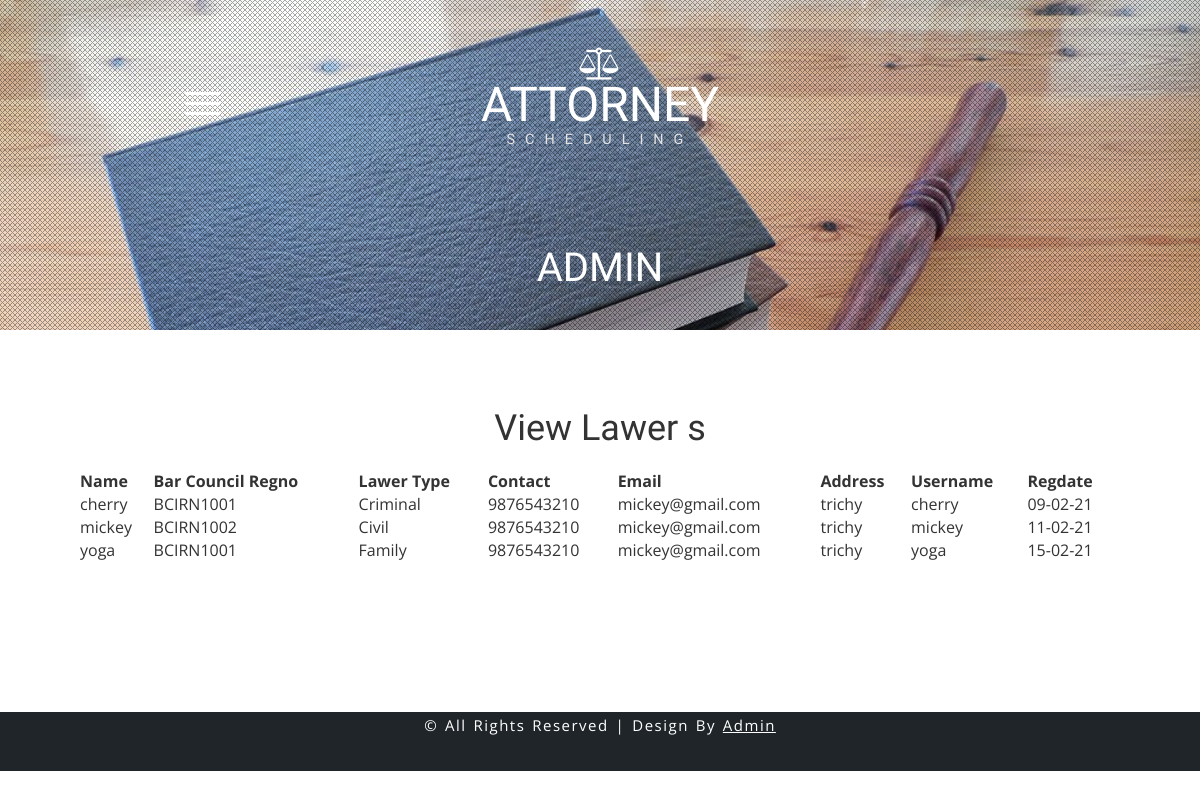
/admin_view_advocate.php, run on the app's committed database.
### tables this page shows
CREATE TABLE `advogate_register` (
  `id` int(11) NOT NULL,
  `name` varchar(100) NOT NULL,
  `bar_council_regno` varchar(100) NOT NULL,
  `adv_type` varchar(50) NOT NULL,
  `contact` varchar(100) NOT NULL,
  `email` varchar(100) NOT NULL,
  `address` varchar(100) NOT NULL,
  `username` varchar(100) NOT NULL,
  `password` varchar(100) NOT NULL,
  `rdate` varchar(100) NOT NULL
);

### admin_view_advocate.php (the view, shortened to what this page needs)
<?php
include("dbconnect.php");
?>
<!DOCTYPE html>
<html lang="en">
<head>
<link href="css/bootstrap.css" rel="stylesheet" type="text/css" media="all" />
<link href="css/style.css" rel="stylesheet" type="text/css" media="all" />
<link href="css/font-awesome.css" rel="stylesheet">
<link rel="stylesheet" href="css/jquery-ui.css" />
</head>
<body>
<div class="banner1">
	<div class="banner-layer1">
	<div class="container">
		<div class="banner-logo">
			<a href="#">
				<i class="fa fa-balance-scale" aria-hidden="true"></i>
				<h1>ATTORNEY<span>SCHEDULING </span> </h1>
			</a>
		</div>
	  </div>
				<div class="agileits_w3layouts_menu">
					<div class="shy-menu">
						<a class="shy-menu-hamburger">
							<span class="layer top"></span>
							<span class="layer mid"></span>
							<span class="layer btm"></span>
						</a>
					</div>
				</div>
			<div class="wthree-banner-info">
				<div class="container">
					<h2>Admin</h2>
				</div>
			</div>
  </div>
</div>
<form name="form1" method="post" action="">
  <h1 align="center">&nbsp;</h1>
  <h1 align="center">&nbsp;</h1>
  <h1 align="center">View Lawer s</h1>
  <p align="center">&nbsp;</p>
  <table width="1040" height="92" border="0" align="center">
    <tr>
      <td><strong>Name</strong></td>
      <td><strong>Bar Council Regno </strong></td>
      <td><strong>Lawer  Type </strong></td>
      <td><strong>Contact</strong></td>
      <td><strong>Email </strong></td>
      <td><strong>Address</strong></td>
      <td><strong>Username</strong></td>
      <td><strong>Regdate</strong></td>
    </tr>
    <?php
	$qry="select * from  advogate_register";
	$result = mysqli_query($conn, $qry);
	while($row=mysqli_fetch_assoc($result))
	{
	?>
    <tr>
      <td><?php echo $row['name'];?></td>
      <td><?php echo $row['bar_council_regno'];?></td>
      <td><?php echo $row['adv_type'];?></td>
      <td><?php echo $row['contact'];?></td>
      <td><?php echo $row['email'];?></td>
      <td><?php echo $row['address'];?></td>
      <td><?php echo $row['username'];?></td>
      <td><?php echo $row['rdate'];?></td>
    </tr>
    <?php
	}
	?>
  </table>
  <p align="center">&nbsp;</p>
  <p align="center">&nbsp;</p>
  <p align="center">&nbsp;</p>
  <p align="center">&nbsp; </p>
  <p>&nbsp;</p>
  <p>&nbsp;</p>
  <p>&nbsp;</p>
</form>
<div class="wthree_copy_right">
  <div class="container">
		<p>&copy;     All rights reserved | Design by <a href="#">Admin</a></p>
  </div>
</div>
</body>
</html>

### css/style.css (style rules this page uses)
html, body { font-size: 100%; font-family: 'Open Sans', sans-serif; background:#ffffff; margin: 0; }
p,ul li,ol li { margin:0; font-size:15px; }
h1,h2,h3,h4,h5,h6 { margin:0; font-family: 'Libre Franklin', sans-serif; }
input[type="submit"],input[type="reset"],a { -webkit-transition: 0.5s ease-in; -moz-transition: 0.5s ease-in; -ms-transition: 0.5s ease-in; -o-transition: 0.5s ease-in; transition:0.5s ease-in; }
.banner1 { background:url(../images/banner.jpg) no-repeat 0px 0px; background-size:cover; -webkit-background-size:cover; -moz-background-size:cover; -o-background-size:cover; -ms-background-size:cover; min-height:300px; }
.banner-layer1 { background: url(../images/layer.png)repeat; min-height:300px; }
.shy-menu { -moz-transition: all .4s cubic-bezier(.1,.7,.3,1); -webkit-transition: all .4s cubic-bezier(.1,.7,.3,1); -o-transition: all .4s cubic-bezier(.1,.7,.3,1); -ms-transition: all .4s cubic-bezier(.1,.7,.3,1); transition: all .4s cubic-bezier(.1,.7,.3,1); }
.shy-menu { display: block; color: #fff; position: absolute; left: 15%; top: 8%; z-index: 999; }
.shy-menu-hamburger,.shy-menu { height: 40px; width: 40px; }
.shy-menu-hamburger { position: relative; display: block; overflow: hidden; cursor: pointer; float: left; margin-top: 1em; }
.shy-menu-hamburger > .layer { background-color: #fff; border-radius: 1px; display: block; height: 3px; overflow: hidden; position: absolute; left: 5px; width: 40px; }
.shy-menu-hamburger .layer.top { top: 12px; }
.shy-menu-hamburger .layer.mid { top: 22px; }
.shy-menu-hamburger .layer.btm { top: 32px; }
.banner-logo h1,.banner-logo h2 ,.banner-logo h3 { font-size: 3em; display: block; line-height: 1em; vertical-align: middle; color: #fff; text-decoration: none; text-transform: uppercase; }
.banner-logo i.fa { color: #fff; font-size: 2em; }
.banner-logo h1 span,.banner-logo h2 span,.banner-logo h3 span { font-size: 0.3em; letter-spacing: 10px; line-height: 1em; display: block; color: #E3E3E3; margin-top: 4px; }
.banner-logo { text-align: center; margin-top: 3em; }
.banner-logo a { display: inline-block; }
.wthree_copy_right { padding: 0 0 2em; background: #1f2529; text-align:center; }
.wthree_copy_right p { color:#fff; line-height:1.8em; word-spacing: 0.1em; letter-spacing: .1em; text-transform: capitalize; }
.wthree_copy_right p a { text-decoration:underline; color:#fff; }
.wthree-banner-info h2 { text-align: center; font-size: 2.5em; margin: 2em 0 1em; font-weight: 400; text-transform: uppercase; color: #fff; }

### data on the page
advogate_register: name "cherry", bar_council_regno "BCIRN1001", adv_type "Criminal", contact "9876543210", email "mickey@gmail.com", address "trichy", username "cherry", rdate "09-02-21"
advogate_register: name "mickey", bar_council_regno "BCIRN1002", adv_type "Civil", contact "9876543210", email "mickey@gmail.com", address "trichy", username "mickey", rdate "11-02-21"
advogate_register: name "yoga", bar_council_regno "BCIRN1001", adv_type "Family", contact "9876543210", email "mickey@gmail.com", address "trichy", username "yoga", rdate "15-02-21"
